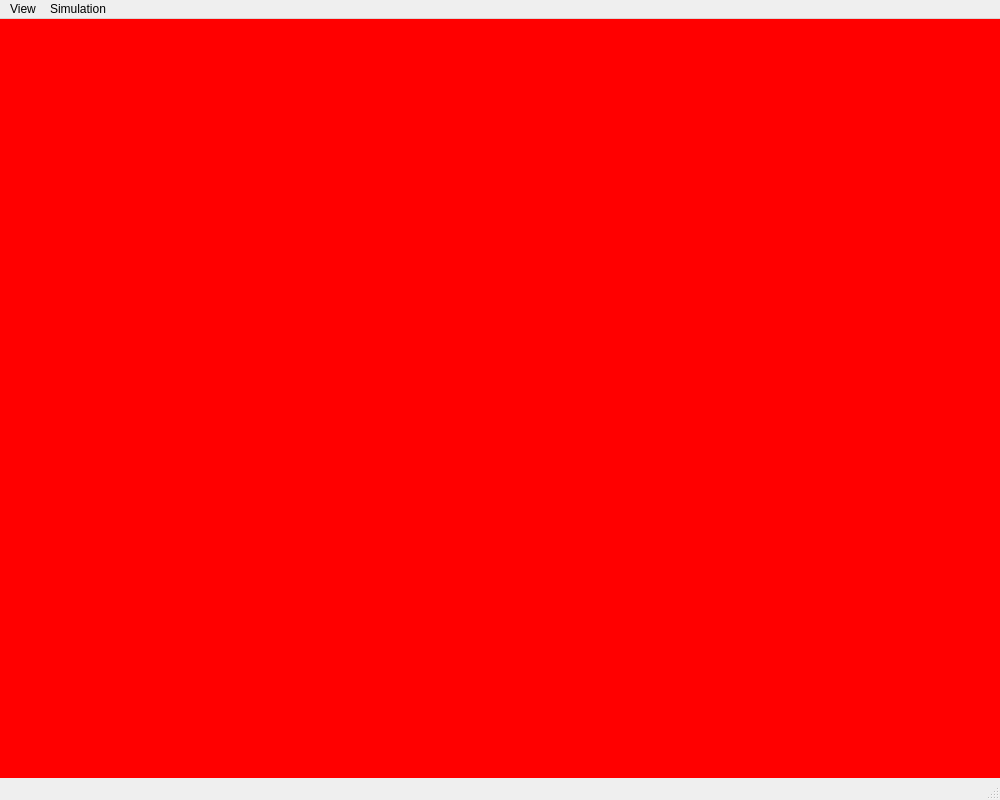
<?xml version="1.0" encoding="UTF-8"?>
<ui version="4.0">
 <class>MainWindow</class>
 <widget class="QMainWindow" name="MainWindow">
  <property name="geometry">
   <rect>
    <x>0</x>
    <y>0</y>
    <width>1000</width>
    <height>800</height>
   </rect>
  </property>
  <property name="windowTitle">
   <string>Eggshell</string>
  </property>
  <property name="unifiedTitleAndToolBarOnMac">
   <bool>false</bool>
  </property>
  <widget class="QWidget" name="centralWidget">
   <layout class="QVBoxLayout" name="verticalLayout">
    <property name="leftMargin">
     <number>0</number>
    </property>
    <property name="topMargin">
     <number>0</number>
    </property>
    <property name="rightMargin">
     <number>0</number>
    </property>
    <property name="bottomMargin">
     <number>0</number>
    </property>
    <item>
     <widget class="EggshellView" name="eggshell_view" native="true">
      <property name="styleSheet">
       <string notr="true">background-color: red;</string>
      </property>
     </widget>
    </item>
   </layout>
  </widget>
  <widget class="QMenuBar" name="menuBar">
   <property name="geometry">
    <rect>
     <x>0</x>
     <y>0</y>
     <width>1000</width>
     <height>22</height>
    </rect>
   </property>
   <widget class="QMenu" name="menuSimulation">
    <property name="title">
     <string>Simulation</string>
    </property>
    <addaction name="actionRun"/>
   </widget>
   <widget class="QMenu" name="menuView">
    <property name="title">
     <string>View</string>
    </property>
    <addaction name="actionShow_bounding_box"/>
   </widget>
   <addaction name="menuView"/>
   <addaction name="menuSimulation"/>
  </widget>
  <widget class="QStatusBar" name="status_bar"/>
  <action name="actionWireframe">
   <property name="checkable">
    <bool>true</bool>
   </property>
   <property name="text">
    <string>Wireframe</string>
   </property>
  </action>
  <action name="actionNormals">
   <property name="checkable">
    <bool>true</bool>
   </property>
   <property name="text">
    <string>Normals</string>
   </property>
  </action>
  <action name="actionCollision_volumes">
   <property name="checkable">
    <bool>true</bool>
   </property>
   <property name="text">
    <string>Collision volumes</string>
   </property>
  </action>
  <action name="actionBounding_box">
   <property name="checkable">
    <bool>true</bool>
   </property>
   <property name="text">
    <string>Bounding box</string>
   </property>
  </action>
  <action name="actionContact_vectors">
   <property name="checkable">
    <bool>true</bool>
   </property>
   <property name="text">
    <string>Contact vectors</string>
   </property>
  </action>
  <action name="actionRun">
   <property name="text">
    <string>Run</string>
   </property>
   <property name="shortcut">
    <string>Ctrl+R</string>
   </property>
  </action>
  <action name="actionDebug_vectors">
   <property name="checkable">
    <bool>true</bool>
   </property>
   <property name="text">
    <string>Debug vectors</string>
   </property>
  </action>
  <action name="actionShow_bounding_box">
   <property name="checkable">
    <bool>true</bool>
   </property>
   <property name="text">
    <string>Show bounding box</string>
   </property>
  </action>
 </widget>
 <layoutdefault spacing="6" margin="11"/>
 <customwidgets>
  <customwidget>
   <class>EggshellView</class>
   <extends>QWidget</extends>
   <header>eggshell_view.h</header>
   <container>1</container>
  </customwidget>
 </customwidgets>
 <resources/>
 <connections/>
</ui>
